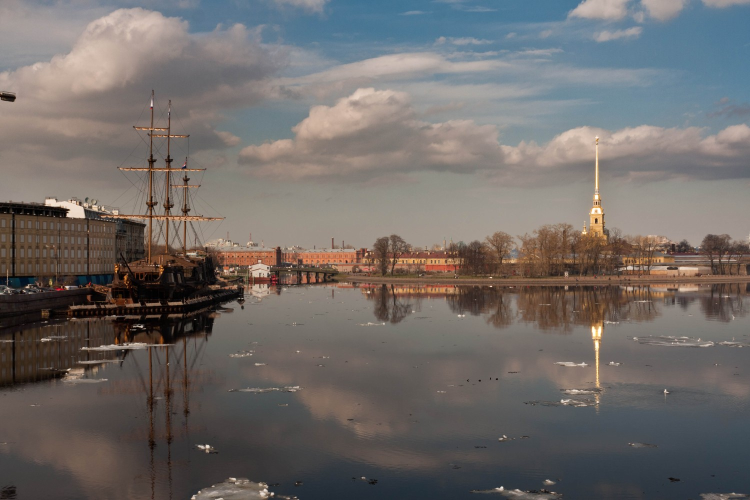
#> input picture boat1.jpg, 1500 x 1000 px, found by its file name (shown at 1/2 size)
$ jupyter execute q5.ipynb
#> lines starting #> are read from the running program, lines starting #| are printed output that depends on the picture; after the words box and inside, x2 and y2 are one past the last pixel; in counts of white or black regions, pixels touching at a corner belong together
[cell 1]
import cv2
import numpy as np
import matplotlib.pyplot as plt

# Read the 3 images (left, middle, right)
img1 = cv2.imread("boat1.jpg")
#> img1 is the input picture: shape (1000, 1500, 3); mean B, G, R 104, 106.6, 111.8
img2 = cv2.imread("boat2.jpg")
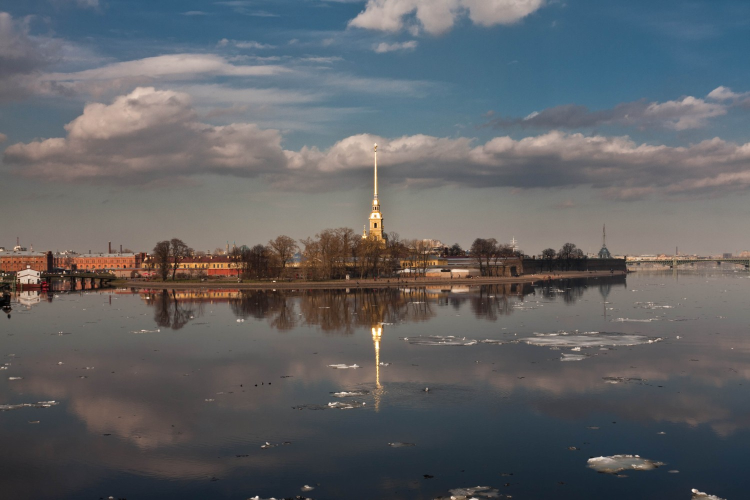
#> input picture boat2.jpg, 1500 x 1000 px, found by its file name (shown at 1/2 size)
#> img2 is the input picture: shape (1000, 1500, 3); mean B, G, R 100.9, 98, 96.5
img3 = cv2.imread("boat3.jpg")
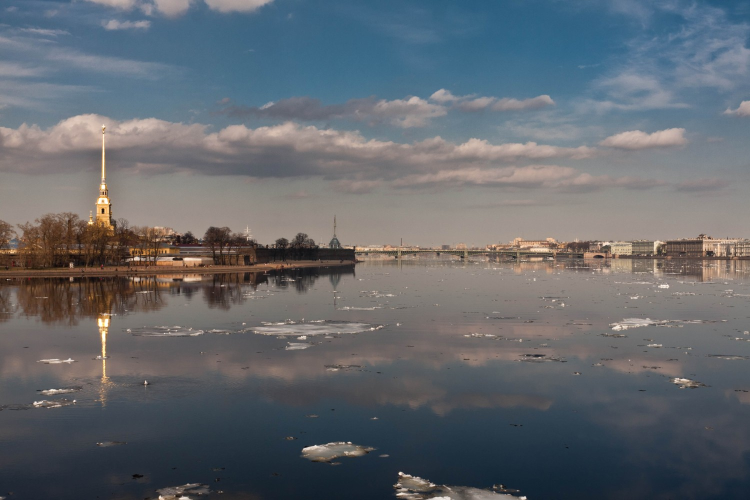
#> input picture boat3.jpg, 1500 x 1000 px, found by its file name (shown at 1/2 size)
#> img3 is the input picture: shape (1000, 1500, 3); mean B, G, R 109.4, 103.9, 99.5
if img1 is None or img2 is None or img3 is None:
    print("Image not found, check the path")

# Resize so it runs faster
img1 = cv2.resize(img1, (1000, 667))
#> img1: shape (667, 1000, 3)
img2 = cv2.resize(img2, (1000, 667))
#> img2: shape (667, 1000, 3)
img3 = cv2.resize(img3, (1000, 667))
#> img3: shape (667, 1000, 3)
images = [img1, img2, img3]

plt.figure(figsize=(16, 4))
for i in range(3):
    plt.subplot(1, 3, i + 1)
    plt.imshow(cv2.cvtColor(images[i], cv2.COLOR_BGR2RGB))
    plt.title("Image " + str(i + 1))
    plt.axis("off")
plt.tight_layout()
plt.show()

# Create SIFT detector
sift = cv2.SIFT_create()

# Keypoints and descriptors for each image
keypoints = []
descriptors = []
for img in images:
    gray = cv2.cvtColor(img, cv2.COLOR_BGR2GRAY)
    kp, des = sift.detectAndCompute(gray, None)
    keypoints.append(kp)
    descriptors.append(des)
    print("Keypoints:", len(kp))
#> this loop made 3 passes
#| Keypoints: 1875
#| Keypoints: 1330
#| Keypoints: 1302
#> pass 1, `gray = cv2.cvtColor(img, cv2.COLOR_BGR2GRAY)`:
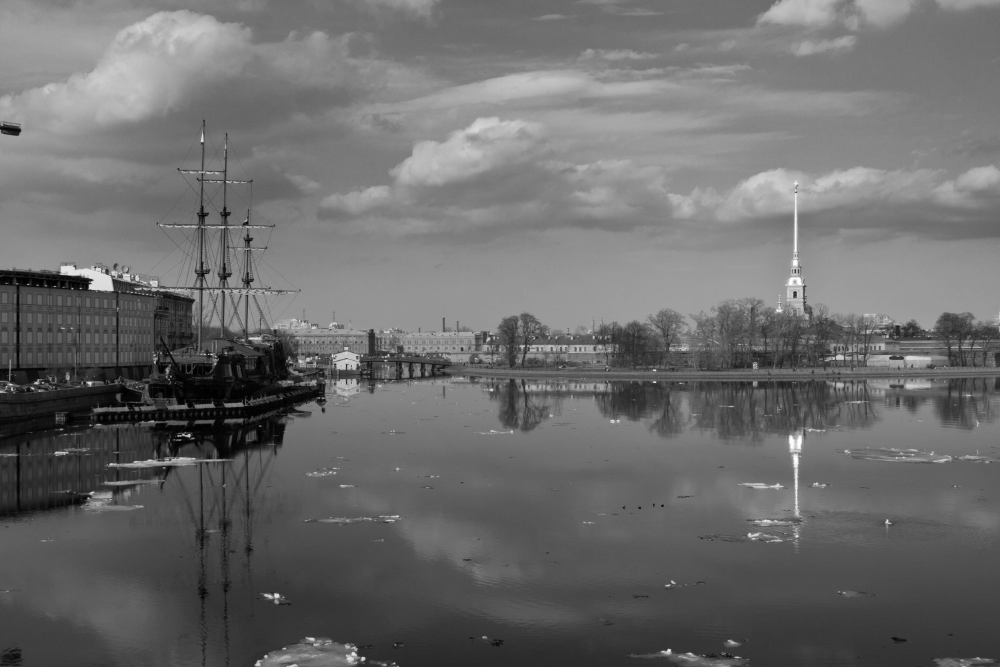
#> gray: shape (667, 1000); min 0, max 255, mean 107.7
#> after the loop, descriptors = 3 items; keypoints = 3 items

# Brute force matcher
bf = cv2.BFMatcher()

# function to find homography from image a to image b
def get_homography(a, b):
#> called with a = 0, b = 1
    matches = bf.knnMatch(descriptors[a], descriptors[b], k=2)
#> matches = 1875 matches

    # Lowe's ratio test
    good = []
    for m, n in matches:
        if m.distance < 0.75 * n.distance:
            good.append(m)
#> after the loop, good = 530 matches

    src_pts = np.float32([keypoints[a][m.queryIdx].pt for m in good]).reshape(-1, 1, 2)
#> src_pts = 530 rows, first 8: [13.59, 130.3], [73.04, 368.4], [128.5, 479.4], [228.2, 424.9], [307.4, 342], [319.6, 407.8], [319.9, 404.4], [320.4, 341.8]
    dst_pts = np.float32([keypoints[b][m.trainIdx].pt for m in good]).reshape(-1, 1, 2)
#> dst_pts = 530 rows, first 8: [146.1, 324.5], [647.4, 385.1], [506.6, 467.2], [800, 632.5], [8.44, 348.9], [7.75, 419.7], [8.2, 415.9], [8.44, 348.9]

    # Homography with RANSAC
    H, mask = cv2.findHomography(src_pts, dst_pts, cv2.RANSAC, 4.0)
#> H = [[1.24, 0.00172, -389.1], [0.0797, 1.15, -43.83], [0.000247, -6.94e-06, 1]]; mask = 530 values, max 1 at index 5, min 0 at index 0, mean 0.945
    print("Image", a + 1, "->", b + 1, ": good matches =", len(good), " inliers =", int(mask.sum()))
#| Image 1 -> 2 : good matches = 530  inliers = 501
    return H, good, mask

# middle image is the base, so map image 1 and image 3 onto image 2
H1, good1, mask1 = get_homography(0, 1)
#> H1 has the same summary as H in get_homography; good1 = 530 matches; mask1 has the same summary as mask in get_homography
H3, good3, mask3 = get_homography(2, 1)
#> in get_homography (call 2), `matches = bf.knnMatch(descriptors[a], descriptors[b], k=2)`: matches = 1302 matches
#> after the loop in get_homography (call 2), `for m, n in matches:`: good = 445 matches
#> in get_homography (call 2), `src_pts = np.float32([keypoints[a][m.queryIdx].pt for m in good]).resh..`: src_pts = 445 rows, first 8: [8.98, 358.4], [10.82, 330.1], [11.63, 318.4], [11.63, 318.4], [15.77, 335.7], [15.84, 308.4], [16.25, 340.2], [17.01, 321]
#> in get_homography (call 2), `dst_pts = np.float32([keypoints[b][m.trainIdx].pt for m in good]).resh..`: dst_pts = 445 rows, first 8: [386.2, 374.8], [389.5, 348.3], [389.9, 337.4], [389.9, 337.4], [394, 353.4], [393.9, 328.3], [394.2, 357.7], [394.7, 339.6]
#| Image 3 -> 2 : good matches = 445  inliers = 359
#> H3 = [[0.75, -0.00158, 377.9], [-0.0948, 0.904, 47.08], [-0.000243, -2.43e-05, 1]]; good3 = 445 matches; mask3 = 445 values, max 1 at index 0, min 0 at index 15, mean 0.807
H2 = np.eye(3)
H_list = [H1, H2, H3]
#> H_list = [[[1.24, 0.00172, -389.1], [0.0797, 1.15, -43.83], [0.000247, -6.94e-06, 1]], [[1, 0, 0], [0, 1, 0], [0, 0, 1]], [[0.75, -0.00158, 377.9], [-0.0948, 0.904, 47.08], [-0.000243, -2.43e-05, 1]]]

# Show matches between image 1 and image 2
match_image = cv2.drawMatches(img1, keypoints[0], img2, keypoints[1], good1, None,
                              matchColor=(0, 255, 0), matchesMask=mask1.ravel().tolist(), flags=2)
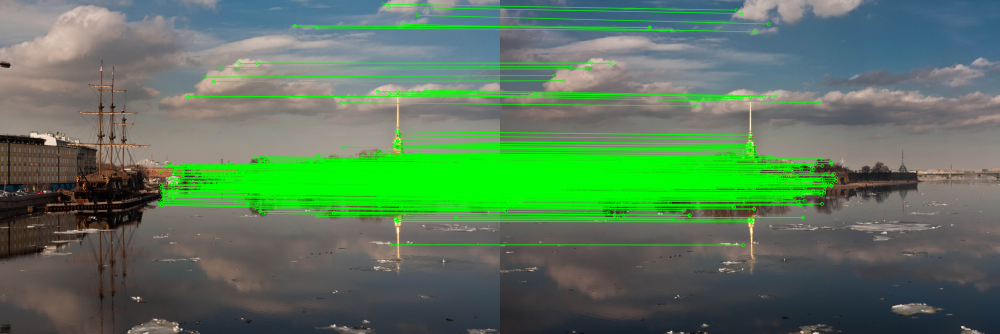
#> match_image: shape (667, 2000, 3) (shown at 1/2 size); mean B, G, R 92, 121.2, 89.9
plt.figure(figsize=(16, 5))
plt.imshow(cv2.cvtColor(match_image, cv2.COLOR_BGR2RGB))
plt.title("Matches between Image 1 and Image 2")
plt.axis("off")
plt.show()

# Find size of the final panorama
# move the corners of every image and see where they go
all_corners = []
for i in range(3):
    h, w = images[i].shape[:2]
    corners = np.float32([[0, 0], [w, 0], [w, h], [0, h]]).reshape(-1, 1, 2)
    moved = cv2.perspectiveTransform(corners, H_list[i])
    all_corners.append(moved)
#> this loop made 3 passes
#> moved on pass 2: [[0, 0], [1000, 0], [1000, 667], [0, 667]]
#> after the loop, all_corners = [[[-389.1, -43.83], [683.2, 28.79], [686.6, 647.6], [-389.8, 728.3]], [[0, 0], [1000, 0], [1000, 667], [0, 667]], [[377.9, 47.08], [1489.2, -62.96], [1520.4, 749.5], [383.1, 661]]]
all_corners = np.concatenate(all_corners)
#> all_corners = [[-389.1, -43.83], [683.2, 28.79], [686.6, 647.6], [-389.8, 728.3], [0, 0], [1000, 0], [1000, 667], [0, 667], [377.9, 47.08], [1489.2, -62.96], [1520.4, 749.5], [383.1, 661]]

x_min, y_min = np.int32(all_corners.min(axis=0).ravel())
#> x_min = -389; y_min = -62
x_max, y_max = np.int32(all_corners.max(axis=0).ravel())
#> x_max = 1520; y_max = 749

# shift everything so nothing goes outside (negative)
T = np.array([[1, 0, -x_min], [0, 1, -y_min], [0, 0, 1]], dtype=float)
#> T = [[1, 0, 389], [0, 1, 62], [0, 0, 1]]
pano_w = x_max - x_min
#> pano_w = 1909
pano_h = y_max - y_min
#> pano_h = 811
print("Panorama size:", pano_w, "x", pano_h)
#| Panorama size: 1909 x 811

# Warp every image onto the panorama
warped = []
weights = []
for i in range(3):
    img_warp = cv2.warpPerspective(images[i], T @ H_list[i], (pano_w, pano_h))
    mask = cv2.warpPerspective(np.ones(images[i].shape[:2], np.uint8), T @ H_list[i], (pano_w, pano_h))
    # weight is high at center and low at edges, so joins look smooth
    weight = cv2.distanceTransform(mask, cv2.DIST_L2, 5)
    warped.append(img_warp.astype(np.float32))
    weights.append(weight)
#> this loop made 3 passes
#> pass 1, `mask = cv2.warpPerspective(np.ones(images[i].shape[:2], np.uint8), T @..`:
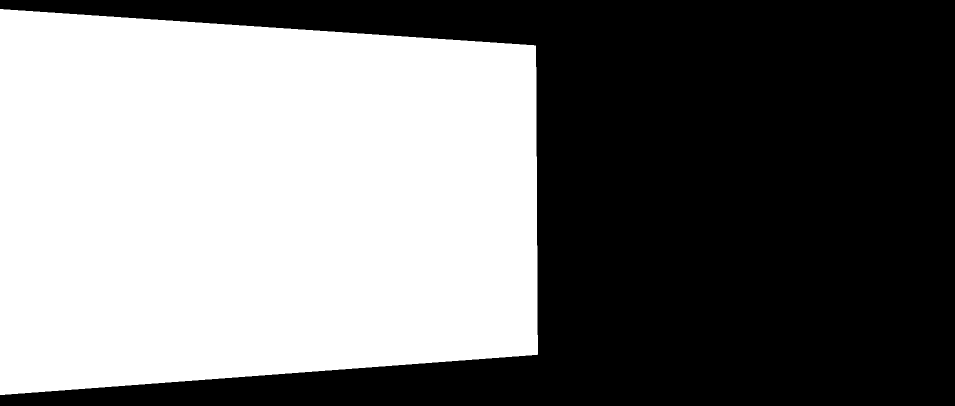
#> mask: shape (811, 1909) (shown at 1/2 size); values 0 (black) and 1 (white), 48.2% white; 1 white region, box (x1, y1, x2, y2) and area: (0, 18, 1076, 790) 746985
#> after the loop:
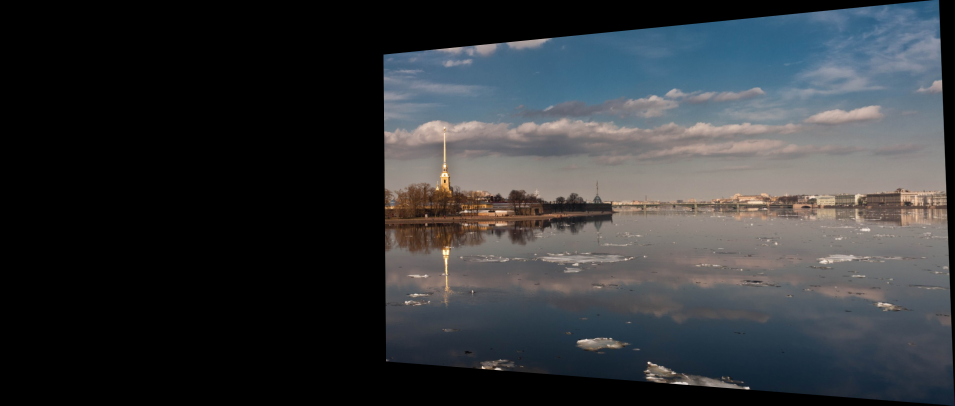
#> img_warp: shape (811, 1909, 3) (shown at 1/2 size); mean of channels 0, 1, 2 57.2, 54.2, 51.6; drawn as B, G, R
#> after the loop:
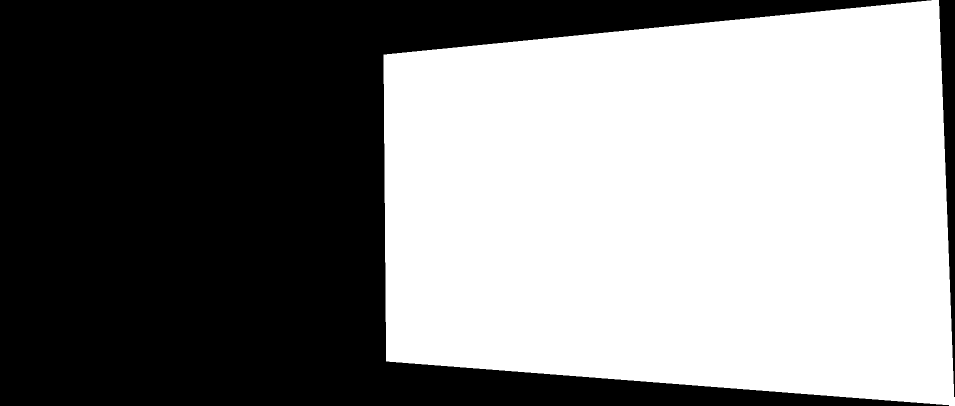
#> mask: shape (811, 1909) (shown at 1/2 size); values 0 (black) and 1 (white), 51.8% white; 2 black regions, box (x1, y1, x2, y2) and area: (0, 0, 1898, 811) 733998, (1878, 0, 1909, 794) 12486
#> after the loop, warped = 3 items; weights = 3 items

# Simple stitching (just paste one over the other)
simple = np.zeros((pano_h, pano_w, 3), np.uint8)
for img_warp in warped:
    filled = img_warp.sum(axis=2) > 0
    simple[filled] = img_warp[filled].astype(np.uint8)
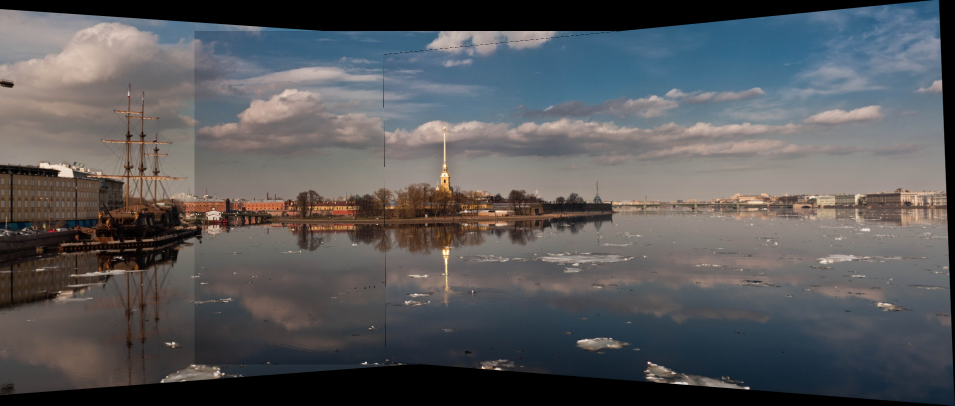
#> simple: shape (811, 1909, 3) (shown at 1/2 size); mean of channels 0, 1, 2 90.7, 88.6, 88.6; drawn as B, G, R

# Blending (weighted average in overlap areas)
total_weight = weights[0] + weights[1] + weights[2]
total_weight[total_weight == 0] = 1
#> total_weight: shape (811, 1909) float32; min 1, max 663, mean 206.8
panorama = np.zeros((pano_h, pano_w, 3), np.float32)
for i in range(3):
    panorama += warped[i] * weights[i][:, :, None]
panorama = panorama / total_weight[:, :, None]
panorama = panorama.astype(np.uint8)

# Crop the black borders
filled = (weights[0] + weights[1] + weights[2]) > 0
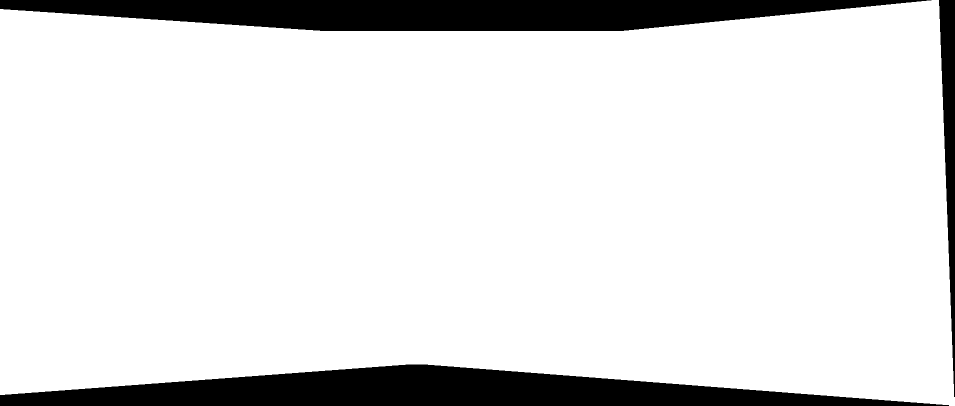
#> filled: shape (811, 1909) bool (shown at 1/2 size); 88.2% white; 3 black regions, box (x1, y1, x2, y2) and area: (0, 729, 1898, 811) 87897, (0, 0, 1863, 62) 82190, (1878, 0, 1909, 794) 12486
rows = np.where(filled.mean(axis=1) > 0.98)[0]
#> rows = 667 values from 62 to 728
cols = np.where(filled[rows[0]:rows[-1]].mean(axis=0) > 0.98)[0]
#> cols = 1881 values from 0 to 1880
final = panorama[rows[0]:rows[-1], cols[0]:cols[-1]]
cv2.imwrite("panorama.jpg", final)

plt.figure(figsize=(18, 11))

plt.subplot(3, 1, 1)
plt.imshow(cv2.cvtColor(simple, cv2.COLOR_BGR2RGB))
plt.title("Without Blending")
plt.axis("off")

plt.subplot(3, 1, 2)
plt.imshow(cv2.cvtColor(panorama, cv2.COLOR_BGR2RGB))
plt.title("With Blending")
plt.axis("off")

plt.subplot(3, 1, 3)
plt.imshow(cv2.cvtColor(final, cv2.COLOR_BGR2RGB))
plt.title("Final Panorama")
plt.axis("off")

plt.tight_layout()
plt.show()
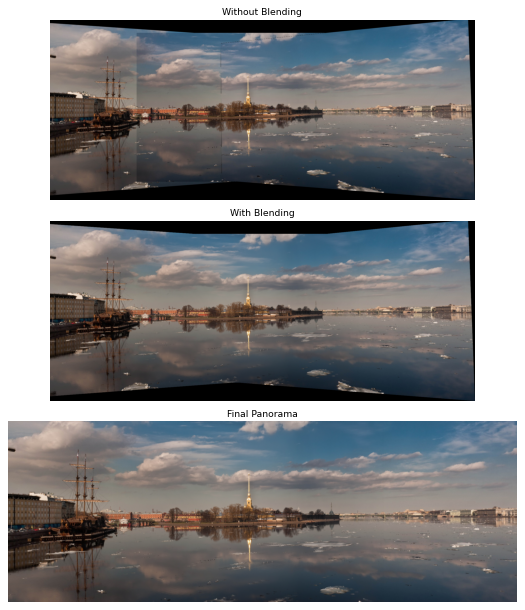
#> figure drawn by matplotlib, 3 panels
